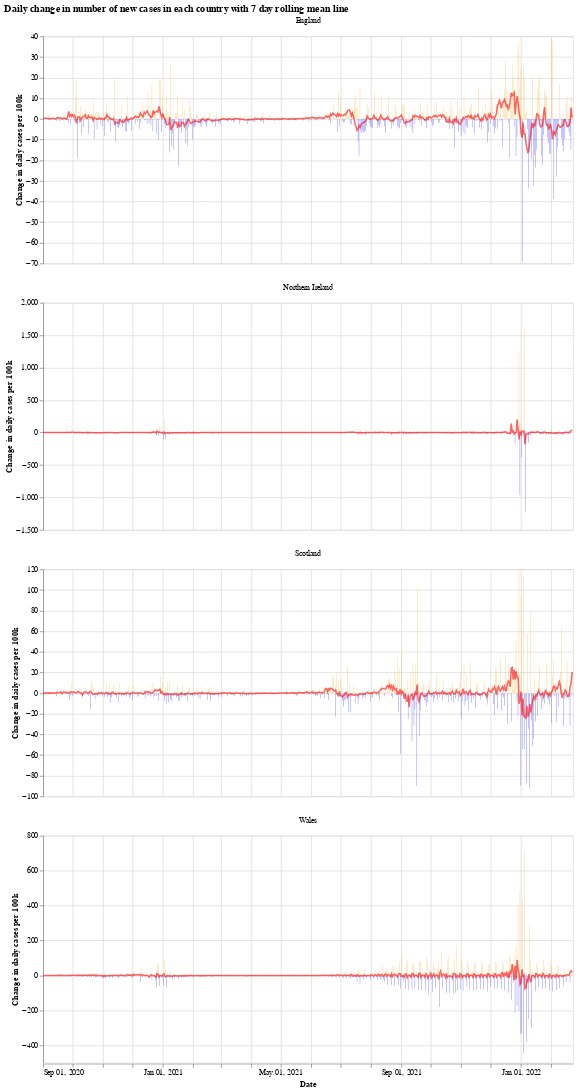

Notebook source saved alongside this figure:
### Markdown cell above
We will use the Python library `Altair` for visualising the data, see the [altair docs](https://altair-viz.github.io/) for more information.

First we have a graph which shows the daily change in the number of new cases for each country. This number jumps up and down all over the place, which is likely due to delay in reporting of new cases over the weekend. Another interesting thing is that it looks like the daily cases in Wales experienced a much shorter period of calm over the summer (calm in the sense of daily cases not jumping up and down).

The orange bars are days when the number of new cases (per 100k population) was more than the previous day, while the blue are days when the number of new cases dropped. The red line is the 7 day moving average. 

When the moving average line is below 0, it means that there is a consistent drop in new cases. We can see this clearly happening around the times that lockdowns were introduced (though, to varying degrees). I will update the graphs soon with a marker of when each lockdown started.

### Code cell
# collapse
import altair as alt

bars = alt.Chart(uk_cases).mark_bar().encode(
    x=alt.X("yearmonthdate(date):T", axis=alt.Axis(title='Date')),
    y=alt.Y("casesChangeRate:Q", axis=alt.Axis(title='Change in daily cases per 100k')),
    tooltip='casesChange',
    color=alt.condition(
        alt.datum.casesChangeRate > 0,
        alt.value("orange"),  # The positive color
        alt.value("blue")  # The negative color
    )
).properties(title='Daily change in number of new cases with 7 day rolling mean',width=700).interactive()

line = alt.Chart(uk_cases).mark_line(
    color='red',
    size=2,
    opacity=0.6
).transform_window(
    rolling_mean='mean(casesChangeRate)',
    frame=[0, 7],
    groupby=['areaName']
).encode(
    x='yearmonthdate(date):T',
    y='rolling_mean:Q'
)

alt.layer(bars, line, data=uk_cases).facet(alt.Column(
    'areaName', title=''), columns=1).resolve_scale(y='independent').properties(title='Daily change in number of new cases in each country with 7 day rolling mean line')

### Figure 1 — Vega-Lite specification as saved in the notebook (floating-point values rounded to 4 significant figures; data arrays with more than 128 entries replaced by an {"elided": "..."} marker saying what was removed)
{"config": {"view": {"continuousWidth": 400, "continuousHeight": 300}}, "data": {"name": "data-aed801647b70ad395f24d9c887980982"}, "facet": {"type": "nominal", "field": "areaName", "title": ""}, "spec": {"layer": [{"mark": "bar", "encoding": {"color": {"condition": {"value": "orange", "test": "(datum.casesChangeRate > 0)"}, "value": "blue"}, "tooltip": {"type": "quantitative", "field": "casesChange"}, "x": {"type": "temporal", "axis": {"title": "Date"}, "field": "date", "timeUnit": "yearmonthdate"}, "y": {"type": "quantitative", "axis": {"title": "Change in daily cases per 100k"}, "field": "casesChangeRate"}}, "selection": {"selector001": {"type": "interval", "bind": "scales", "encodings": ["x", "y"]}}, "title": "Daily change in number of new cases with 7 day rolling mean", "width": 700}, {"mark": {"type": "line", "color": "red", "opacity": 0.6, "size": 2}, "encoding": {"x": {"type": "temporal", "field": "date", "timeUnit": "yearmonthdate"}, "y": {"type": "quantitative", "field": "rolling_mean"}}, "transform": [{"window": [{"op": "mean", "field": "casesChangeRate", "as": "rolling_mean"}], "frame": [0, 7], "groupby": ["areaName"]}]}]}, "columns": 1, "resolve": {"scale": {"y": "independent"}}, "title": "Daily change in number of new cases in each country with 7 day rolling mean line", "$schema": "https://vega.github.io/schema/vega-lite/v4.8.1.json", "datasets": {"data-aed801647b70ad395f24d9c887980982": {"elided": "2160 records"}}}
